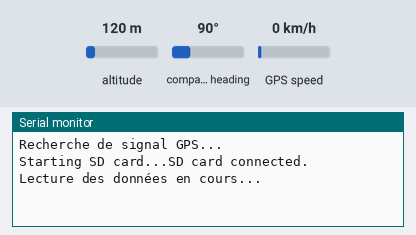
The sketch below on a simulated ESP32. Parts: the last lines printed to the serial monitor. The test bench sets the inputs (shaded band); at power-on: altitude 120 m, GPS speed 0 km/h, compass heading 90°. Storage starts empty; the GPS gets a fix after 3 s at 37.7749, -122.4194 with 8 satellites.

Above: at 3.2 s.
3.3 s: altitude set to 20 m
At 12.6 s:
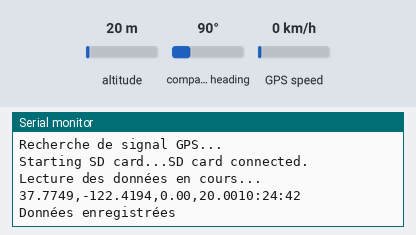
13.5 s: GPS speed set to 2 km/h
15.0 s: altitude set to 250 m
At 22.3 s:
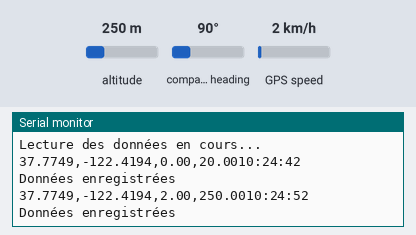

The sketch:

GPS-SD-ESP.ino
```cpp
#include <TinyGPS++.h>
#include <SPI.h>
#include <SD.h>

static const int RXPin = 16;
static const int TXPin = 17;
static const uint32_t GPSBaud = 9600;

HardwareSerial GPS(1); // UART1
TinyGPSPlus gps;

const int chipSelect = 25;

void setup() {
  Serial.begin(115200); // moniteur série
  GPS.begin(GPSBaud, SERIAL_8N1, RXPin, TXPin);

  Serial.println("Recherche de signal GPS...");
  Serial.print("Starting SD card...");

  if (!SD.begin(chipSelect)) {
    Serial.println("SD card failed or not present!");
    return;
  }

  Serial.println("SD card connected.");
  delay(2000);
}

void loop() {
  Serial.println("Lecture des données en cours...");
  delay(10000);

  while (GPS.available() > 0) {
    if (gps.encode(GPS.read())) {
      displayInfo();
      delay(10000);
    }
  }
}

void displayInfo() {
  if (gps.location.isValid()) {

    // Ouvre le fichier
    File dataFile = SD.open("/GPS_data.txt", FILE_WRITE);

    if (dataFile) {
      Serial.print(gps.location.lat(), 4);
      Serial.print(",");
      dataFile.print(gps.location.lat(), 4);
      dataFile.print(",");

      Serial.print(gps.location.lng(), 4);
      Serial.print(",");
      dataFile.print(gps.location.lng(), 4);
      dataFile.print(",");

      if (gps.speed.isValid()) {
        Serial.print(gps.speed.kmph());
        dataFile.print(gps.speed.kmph());
      } else {
        Serial.print("0");
        dataFile.print("0");
      }

      Serial.print(",");
      dataFile.print(",");

      if (gps.altitude.isValid()) {
        Serial.print(gps.altitude.meters());
        dataFile.print(gps.altitude.meters());
      } else {
        Serial.print("0");
        dataFile.print("0");
      }

      // Heure
      if (gps.date.isValid() && gps.time.isValid()) {
        Serial.print(gps.time.hour());
        Serial.print(":");
        Serial.print(gps.time.minute());
        Serial.print(":");
        Serial.println(gps.time.second());

        dataFile.print(gps.time.hour());
        dataFile.print(":");
        dataFile.print(gps.time.minute());
        dataFile.print(":");
        dataFile.println(gps.time.second());
      }

      dataFile.close();
      Serial.println("Données enregistrées");
    }

  }
  else {
    Serial.println("En attente du signal GPS...");
  }
}
```

Measured:
- after the input at 3.3 s, the serial monitor: prints a new line after 8.7 s (image 1)
- after the input at 15.0 s, the serial monitor: prints a new line after 7.1 s (image 2)
